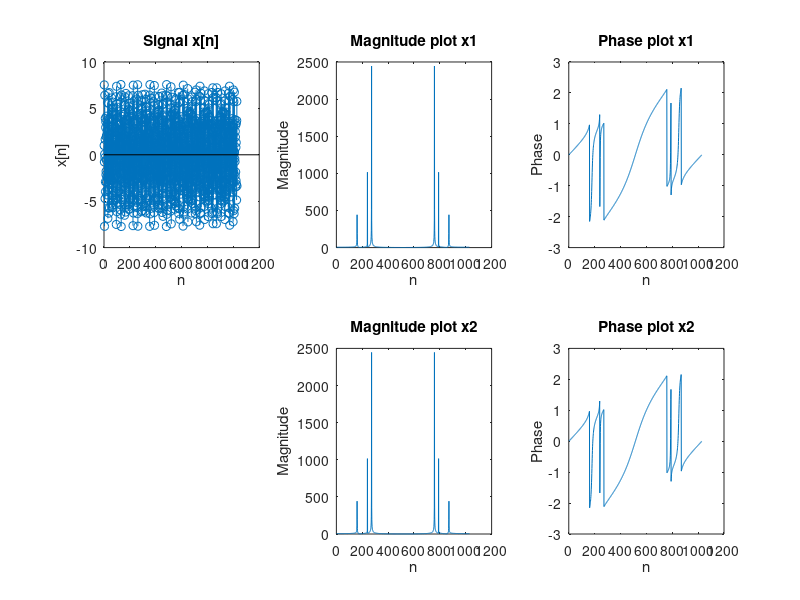

Write MATLAB code to recreate this figure.
% roshan shrestha
% implement DFT

clc
clear
close all

N = 1028;
format long;

% read file signal.txt
file = fopen('correctsignal.txt', 'r');
dataFormat = '%f';
xn = fscanf(file, dataFormat);
fclose(file);

% plot
x = 1:N;
x = x';
y = xn(x);
figure(1), subplot(2,3,1), stem(x,y), ylabel('x[n]'), xlabel('n'), title('Signal x[n]')

% calculate the 1028-point DFT of the signal x[n]
x1 = [];
%%
% 
%   for x = 1:10
% 
%   for x = 1:10
%       disp(x)
%   end
% 
%       disp(x)
%   end
% 
for k = 0:N-1
    temp = 0;
    for n = 0:N-1
        temp = temp + xn(n+1)*exp(1j*2*pi*n*k/N);
    end
    x1 = [x1 temp];
end

x1 = x1';

% plot magnitude and phase of x1k
figure(1), subplot(2,3,2), plot(x, abs(x1)), ylabel('Magnitude'), xlabel('n'), title('Magnitude plot x1')
figure(1), subplot(2,3,3), plot(x, angle(x1)), ylabel('Phase'), xlabel('n'), title('Phase plot x1')

% using MATLAB fft()
x2 = fft(xn);
% plot magnitude and phase of x1k
figure(1), subplot(2,3,5), plot(x, abs(x2)), ylabel('Magnitude'), xlabel('n'), title('Magnitude plot x2')
figure(1), subplot(2,3,6), plot(x, angle(x2)), ylabel('Phase'), xlabel('n'), title('Phase plot x2')

